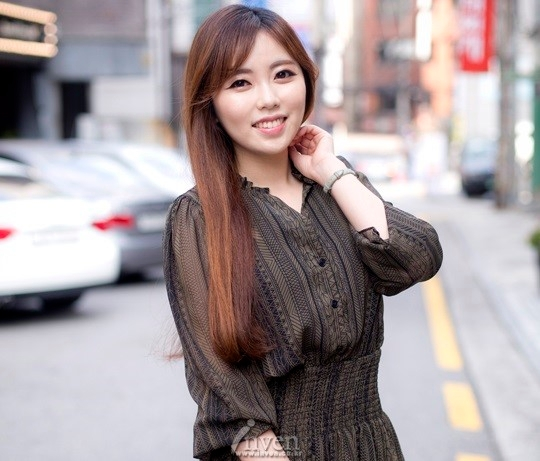
#> input picture CV/rena.jpg, 540 x 461 px
$ python RE_1.py
#> lines starting #> are read from the running program, lines starting #| are printed output that depends on the picture
from PIL import Image
img = Image.open("rena.jpg")
#> img is the input picture: PIL image 540x461 RGB; mean R, G, B 166.2, 154.8, 157.1


import os

print(os.listdir())

#img.show()

crop_rena = img.crop((50,50,500,500))
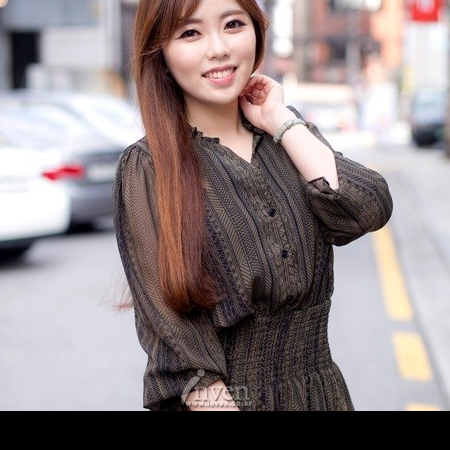
#> crop_rena: PIL image 450x450 RGB; mean R, G, B 146.8, 135.2, 136.7


#crop_rena.show()

img.getpixel((100,100))

gray_rena = img.convert("L")
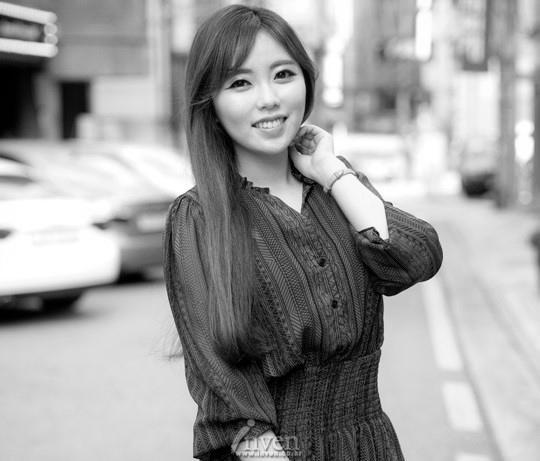
#> gray_rena: PIL image 540x461 L; min 0, max 255, mean 158.4
#gray_rena.show()


rena_200_200 =  img.resize((200,200))
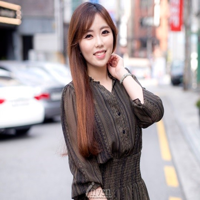
#> rena_200_200: PIL image 200x200 RGB; mean R, G, B 166.2, 154.8, 157.1

#rena_200_200.show()

rena_90_rotated = img.rotate(90)
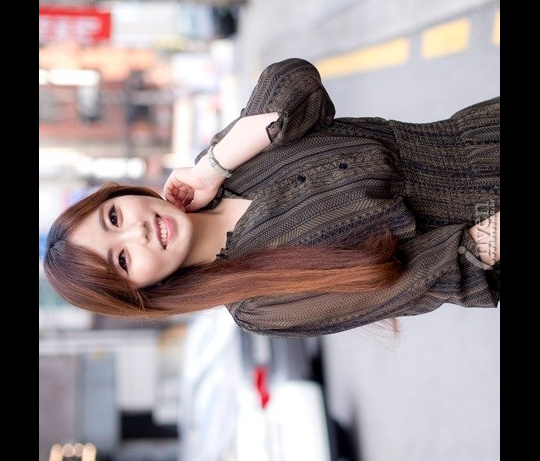
#> rena_90_rotated: PIL image 540x461 RGB; mean R, G, B 140, 128.7, 130.5

#rena_90_rotated.show()


from PIL import ImageEnhance


enhancer = ImageEnhance.Brightness(img)

#enhancer.enhance(2).show()

Contrastenhancer = ImageEnhance.Contrast(img)

# [9 lines of commented-out code are left out]
